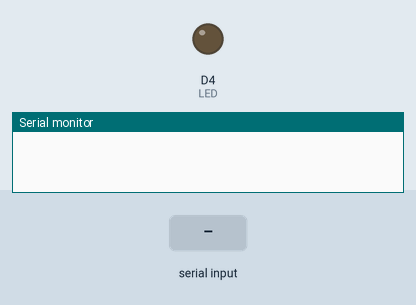
The sketch below on a simulated ESP8266 (NodeMCU). Parts: output pins drawn as LEDs (lit = HIGH), the last lines printed to the serial monitor. The test bench sets the inputs (shaded band).

Above: at 1.2 s.
1.3 s: "1" received over Serial
At 1.8 s:
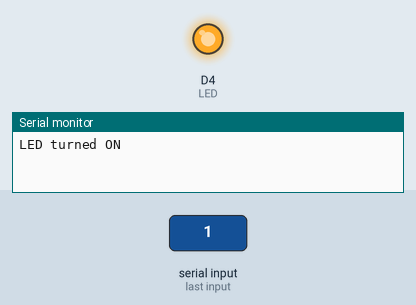
2.8 s: "2" received over Serial
At 4.2 s:
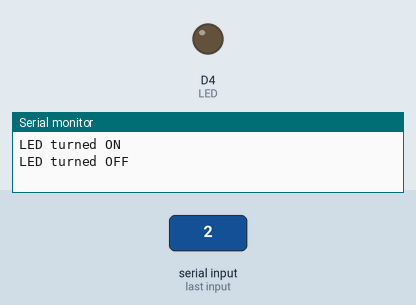
Timing chart, 0 to 5.8 s (numbered marks = the images above; inputs shaded):
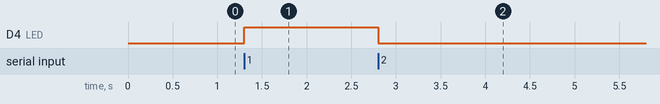

The sketch:

HC_05_Bluetooth_LED.ino
```cpp
int LED = D4;

void setup() {
 pinMode(LED, OUTPUT);
 Serial.begin(9600); /* Define baud rate for serial communication */
}

void loop() {

 if (Serial.available())  /* If data is available on serial port */
    {
      char data_received;
      data_received = Serial.read();  /* Data received from bluetooth */
      if (data_received == '1')
      {
       digitalWrite(LED, HIGH);
       Serial.write("LED turned ON\n");
      }
      else if (data_received == '2')
      {
       digitalWrite(LED, LOW);
       Serial.write("LED turned OFF\n");
      }
      else
      {
       Serial.write("Select either 1 or 2");
      }
    }
}
```

Measured:
- after the input at 1.3 s, D4 (LED): LOW → HIGH at once
- after the input at 2.8 s, D4 (LED): HIGH → LOW at once
